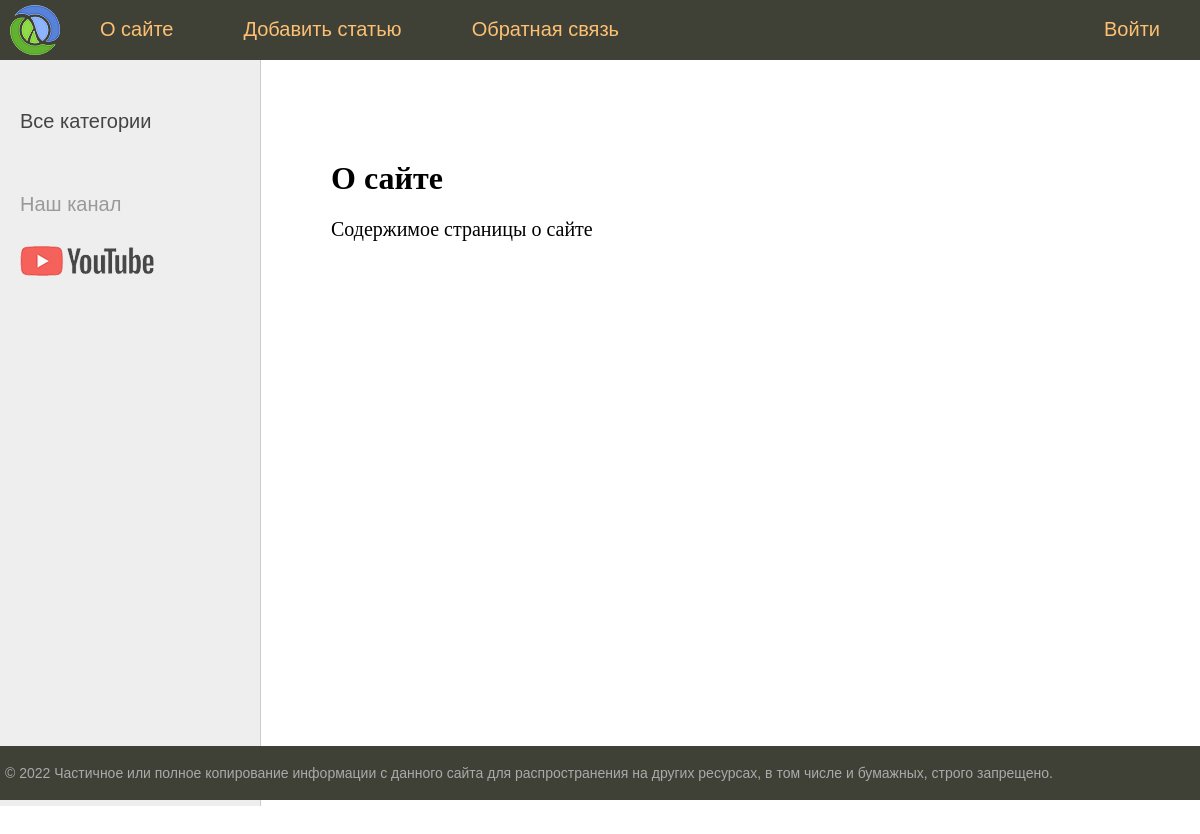
Page /about/ on the earlier database version.
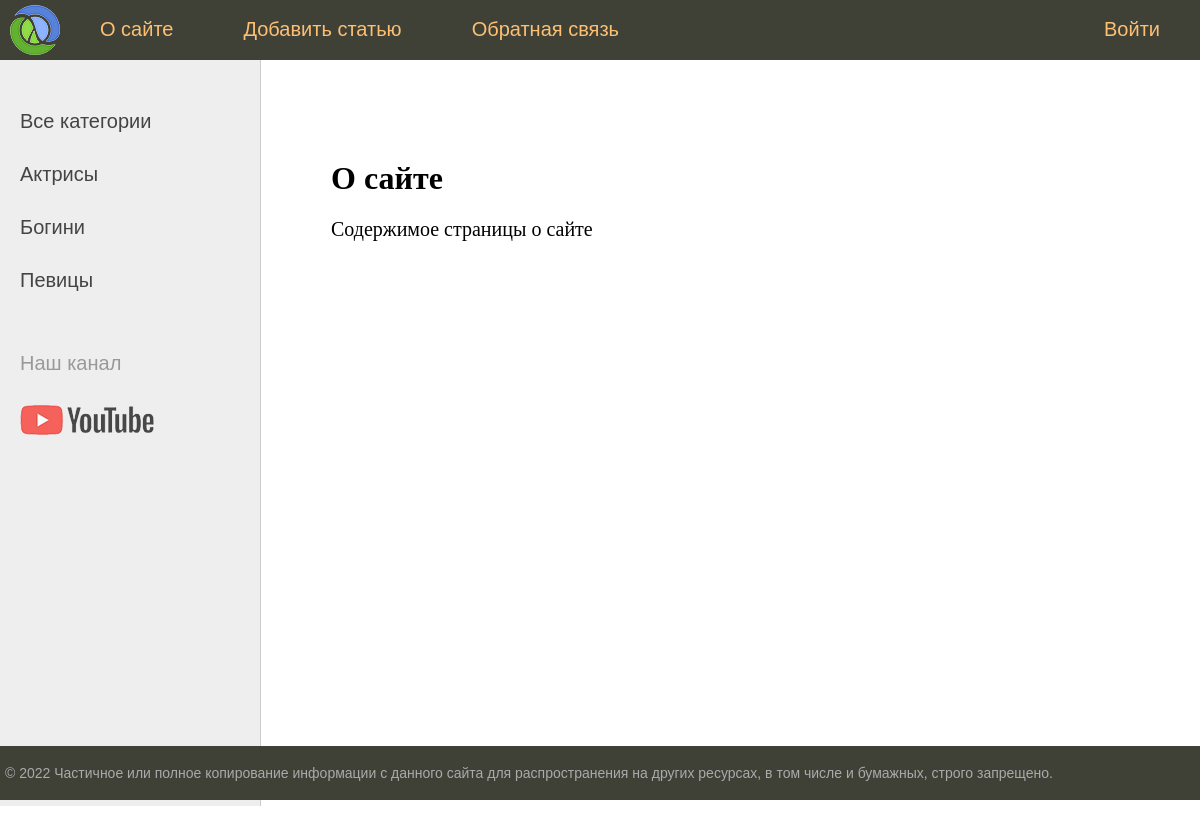
Same page on the later database version.
### women/models.py (models this page shows, shortened)
class Category(models.Model):
    name = models.CharField(max_length=100, db_index=True, verbose_name='Название категории')
    slug = models.SlugField(max_length=255, unique=True, db_index=True, verbose_name='URL')
    def get_absolute_url(self):
        return reverse('category', kwargs={'cat_slug': self.slug})
    class Meta:
        verbose_name = 'Категория'
        verbose_name_plural = 'Категории'
        ordering = ['name']

### women/views.py (the view)
# urls.py: path('about/', about, name='about'),
def about(request):
    return render(request, 'women/about.html', {'title': 'О сайте'})

### women/templatetags/women_tags.py (called while the page is built)
@register.inclusion_tag('usertags/list_categories.html')
def show_categories(sort=None, cat_selected=0):
    if not sort:
        cats = Category.objects.all()
    else:
        cats = Category.objects.order_by(sort)
    return {"cats": cats, "cat_selected": cat_selected}

@register.inclusion_tag('usertags/list_menu.html')
def show_menu():
    menu = [{'title': "О сайте", 'url_name': 'about'},
            {'title': "Добавить статью", 'url_name': 'add_page'},
            {'title': "Обратная связь", 'url_name': 'contact'},
            {'title': "Войти", 'url_name': 'login'}]
    return {"menu": menu}

### women/templates/women/about.html
{% extends 'women/base.html' %}
{% block content %}
<h1>{{title}}</h1>
<p>Содержимое страницы о сайте
{% endblock %}

### women/templates/women/base.html (shortened to what this page needs)
{% load static %}
{% load women_tags %}
<!DOCTYPE html>
<html>
<head>
	<link type="text/css" href="{% static 'women/css/styles.css' %}" rel="stylesheet" />
</head>
<body>
<table class="table-page" border=0 cellpadding="0" cellspacing="0">
<tr><td valign=top>
{% show_menu %}
<table class="table-content" border=0 cellpadding="0" cellspacing="0">
<tr>
	<td valign="top" class="left-chapters">
	<ul id="leftchapters">
		{% if cat_selected == 0 %}
		<li class="selected">Все категории</li>
		{% else %}
		<li><a href="{% url 'home' %}">Все категории</a></li>
		{% endif %}
    {% show_categories 'name' cat_selected %}
		<li class="share">
		<p>Наш канал</p>
		<a class="share-yt" href="https://www.youtube.com/channel/UCqBD5GbLP7-nYISbnaAzm3A" target="_blank" rel="nofollow"></a>
		</li>
	</ul>
</td>
<td valign="top" class="content">
	<div class="content-text">
{% block content %}
{% endblock %}
	</div>
</td></tr></table>
</td></tr>
<tr><td valign=top>
	<div id="footer">
		<p>&copy; 2022 Частичное или полное копирование информации с данного сайта для распространения на других ресурсах, в том числе и бумажных, строго запрещено.</p>
	</div>
</td></tr></table>
</body>
</html>

### women/templates/usertags/list_menu.html (shortened to what this page needs)
		<div class="header">
			<ul id="mainmenu" class="mainmenu">
			<li class="logo"><a href="{% url 'home' %}"><div class="logo"></div></a></li>
{% for m in menu %}
	{% if not forloop.last %}
			<li><a href="{% url m.url_name %}">{{m.title}}</a></li>
	{% else %}
			<li class="last"><a href="{% url m.url_name %}">{{m.title}}</a></li>
	{% endif %}
{% endfor %}
			</ul>
		</div>

### women/templates/usertags/list_categories.html
{% for c in cats %}
    {% if c.pk == cat_selected %}
        <li class="selected">{{c.name}}</li>
    {% else %}
        <li><a href="{{c.get_absolute_url}}">{{c.name}}</a> </li>
    {% endif %}
{% endfor %}

### women/static/women/css/styles.css (style rules this page uses)
html, body { font-family: 'Arial'; margin: 0; padding: 0; height: 100%; width: 100%; color: #444; }
a { color: #0059b2; text-decoration: none; }
.table-page { width: 100%; height: 100%; vertical-align: top; }
.table-page tr { height: 100%; }
.header { background: #3F4137; height: 60px; }
.logo { background: url('../img/logo.png') no-repeat 10px 5px; width: 70px; height: 60px; }
ul.mainmenu { list-style: none; margin: 0; padding: 0; height: 60px; color: #fdc073; font-size: 20px; overflow: hidden; }
ul.mainmenu li { float: left; margin: 18px 40px 0 30px; }
ul.mainmenu li.logo { margin: 0; }
ul.mainmenu li.last { float: right; }
ul.mainmenu li a { color: #fdc073; text-decoration: none; }
.table-content { width: 100%; min-height: 100%; height: 100%; }
.left-chapters { margin: 0; background: #eee; border-right: 1px solid #ccc; min-height: 100%; }
.left-chapters ul { width: 230px; min-height: 100%; margin: 0; padding: 20px 10px 10px 20px; list-style: none; font-size: 20px; }
.left-chapters ul li { margin: 30px 0 0 0; color: #999; }
.left-chapters ul li a { color: #444; text-decoration: none; }
.left-chapters ul li.share { margin: 60px 0 0 0; }
.left-chapters ul li.share p { margin: 30px 0 30px 0; }
.left-chapters ul li.share a { display: inline-block; width: 40px; height: 40px; margin: 0 20px 0 0; }
.left-chapters ul li.share a.share-yt { width: 100%; height: 30px; background: url('../img/share_yt.png') no-repeat 0 0 }
.content { padding: 40px 20px 20px 40px; width: 100%; box-sizing: border-box; }
.content-text { margin: 60px 0 0 30px; color: #000; font-size: 20px; font-family: Yandex Sans Display Light; }
.content-text h1 { font-size: 32px; }
#footer { box-sizing: border-box; background: #3F4137; padding: 5px; color: #aaa; font-size: 14px; font-family: Verdana, Geneva, Arial, Helvetica; text-align: left; overflow: hidden; }

Differences in the rows shown:
added Category: name "Актрисы"
added Category: name "Богини"
added Category: name "Певицы"
